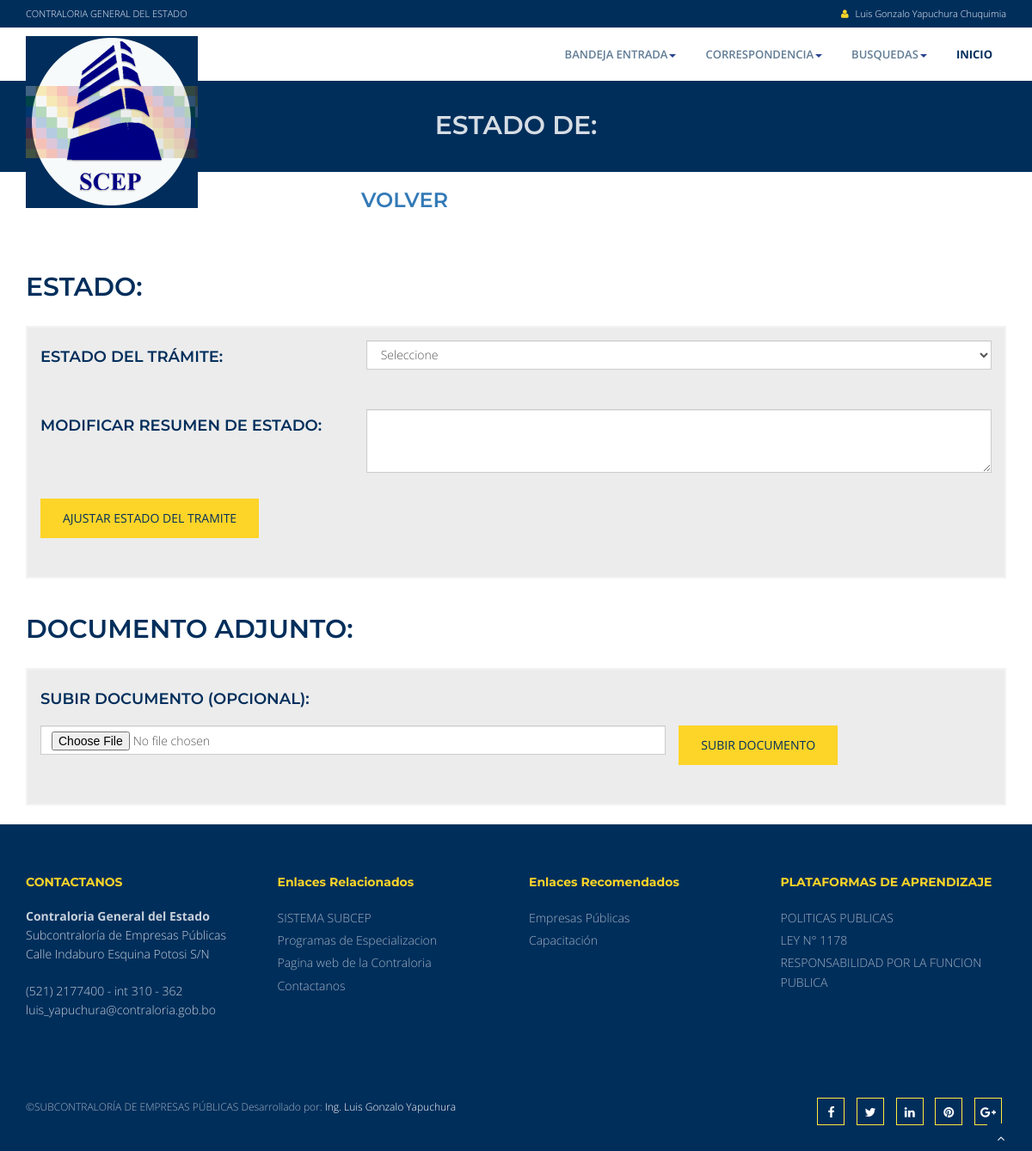
Screenshot of /ajusta_actualizacion_hr.php (signed in) with the database file from the repository.
### tables this page shows
CREATE TABLE `nombres` (
  `idnombre` int(11) NOT NULL,
  `paterno` varchar(45) NOT NULL,
  `materno` varchar(45) NOT NULL,
  `nombres` varchar(45) NOT NULL,
  `casada` varchar(45) DEFAULT NULL,
  `ci` varchar(45) NOT NULL,
  `exp` varchar(45) NOT NULL,
  `titulo` varchar(45) DEFAULT NULL,
  `iniciales` varchar(45) DEFAULT NULL
);

### ajusta_actualizacion_hr.php (the view, shortened to what this page needs)
<?php
$idnombre_ss  = $_SESSION['idnombre_ss'];
$idcorres_ss          = $_SESSION['idcorres_ss'];
$idbitacora_estado_ss = $_SESSION['idbitacora_estado_ss'];
$sql1 = " SELECT corres.idcorres, corres.gestion, corres.correlativo, corres.idusuario, corres.referencia, corres.procedencia, corres.no_control, ";
$sql1.= " corres.fecha_corres, corres.anexo, corres.codigo, corres.origen, documento_adj.documento_adj, corres.fecha_recib, corres.hora_recib ";
$sql1.= " FROM corres, documento_adj WHERE corres.iddocumento_adj=documento_adj.iddocumento_adj AND corres.idcorres='$idcorres_ss' ";
$result1 = mysqli_query($link,$sql1);
$row1 = mysqli_fetch_array($result1);
$sql_b =" SELECT bitacora_estado.idbitacora_estado, bitacora_estado.idcorres, bitacora_estado.correlativo, estado.estado, bitacora_estado.resumen, ";
$sql_b.=" bitacora_estado.codigo_doc, bitacora_estado.archivo_id, bitacora_estado.hash, bitacora_estado.idestado FROM bitacora_estado, estado WHERE idcorres='$idcorres_ss' ";
$sql_b.=" AND bitacora_estado.idestado=estado.idestado AND bitacora_estado.idbitacora_estado = '$idbitacora_estado_ss' ";
$result_b = mysqli_query($link,$sql_b);
$row_b = mysqli_fetch_array($result_b);
?>
<!DOCTYPE html>
<html lang="en">
<head>
<link href="css/bootstrap.min.css" rel="stylesheet" />
<link href="css/fancybox/jquery.fancybox.css" rel="stylesheet">
<link href="css/flexslider.css" rel="stylesheet" />
<link href="css/style.css" rel="stylesheet" />
	<link rel="stylesheet" href="css/dataTables.bootstrap.min.css">
</head>
<body>
<div id="wrapper">
<div class="topbar">
  <div class="container">
    <div class="row">
      <div class="col-md-12">
         <p class="pull-left hidden-xs">CONTRALORIA GENERAL DEL ESTADO</p>
        <p class="pull-right"><i class="fa fa-user"></i>
<?php
$sqlus =" SELECT nombres, paterno, materno FROM nombres WHERE idnombre='$idnombre_ss'";
$resultus = mysqli_query($link,$sqlus);
$rowus = mysqli_fetch_array($resultus);
?>
        <?php echo $rowus[0];?> <?php echo $rowus[1];?> <?php echo $rowus[2];?></p>
      </div>
    </div>
  </div>
</div>
	<header>
        <div class="navbar navbar-default navbar-static-top">
            <div class="container">
                <div class="navbar-header">
                  <a class="navbar-brand" href="intranet.php"><img src="img/logo.png" alt="logo"/></a>
                </div>
                <?php include("menu_corres.php");?>
            </div>
        </div>
	</header>
<section id="inner-headline">
	<div class="container">
		<div class="row">
			<div class="col-lg-12">
				<h2 class="pageTitle">ESTADO DE: <?php echo $row1[9];?></h2>
			</div>
		</div>
	</div>
</section>
<div class="container contenido">
<div class="row">
<div class="col-md-4"> </div>
    <div class="col-md-4">
        <a href="deriva_hoja_ruta_corres.php"><h3 class="text-primary">VOLVER</h3></a>
    </div>
</div>
<div class="row">
<div class="col-md-4">
<h2>Estado:</h2>
</div>
<div class="col-md-8">
</div>
</div>
<div class="box-area">
<div class="row">
<form method="post" action="guarda_ajuste_estado.php" >
    <div class="col-md-4"><h4>ESTADO DEL TRÁMITE:</h4></div>
      <div class="col-md-8">
      <select name="idestado"  id="idestado" class="form-control">
<option selected>Seleccione</option>
</select>
      </div>
    </div>
<div class="row">
<div class="col-md-4"><h4>MODIFICAR RESUMEN DE ESTADO:</h4></div>
<div class="col-md-8"><textarea class="form-control" rows="3" name="resumen"><?php echo $row_b[4];?></textarea></div>
</div>
<div class="row">
<div class="col-md-12">
  <button type="button" class="btn btn-primary" data-toggle="modal" data-target="#actualiza">
  AJUSTAR ESTADO DEL TRAMITE
</button>
</div>
</div>
</div>
<div class="row">
<div class="col-md-12">
<h2>DOCUMENTO ADJUNTO:</h2>
</div>
</div>
<?php
if ($row_b[6]=="") {
	?>
	<div class="box-area">
	<div class="row">
	<form method="post" action="sube_doc_ajustado.php" enctype="multipart/form-data">
	<div class="col-md-12"><h4>SUBIR DOCUMENTO (OPCIONAL):</h4></div>
	<div class="col-md-8"><input type="file" name="file" class="form-control"></div>
		<button type="button" class="btn btn-primary" data-toggle="modal" data-target="#sube_doc">
		SUBIR DOCUMENTO
		</button>
	</div>
</div>
	<?php
}
?>
 </div>
	<footer>
	<?php include("footer.php");?>
	</footer>
</div>
<a href="#" class="scrollup"><i class="fa fa-angle-up active"></i></a>
</body>
</html>

### css/style.css (style rules this page uses)
body { font-family:'Open Sans', Arial, sans-serif; font-weight:300; line-height:1.6em; color:#656565; font-size: 1.4em; }
h1,h2 { font-weight: 600; line-height:1.1em; color: #002e5b; font-family: 'Montserrat', sans-serif; margin-bottom: 20px; text-transform: uppercase; }
h3, h4, h5, h6 { line-height:1.1em; color: #002e5b; margin-bottom: 20px; font-family: 'Montserrat', sans-serif; font-weight: 600; }
input, button, select, textarea { border-radius: 0px !important; }
#wrapper { width:100%; margin:0; padding:0; }
.row,.row-fluid { margin-bottom:30px; }
.topbar { background-color: #002e5b; padding: 5px 0; font-size: 11px !important; }
.topbar .container .row { margin: 0; padding:0; }
.topbar .container .row .col-md-12 { padding:0; }
.topbar p { margin:0; display:inline-block; font-size: 11px; color: #f1f6ff; }
.topbar p > i { margin-right:5px; color: #fdd428; }
.topbar p:last-child { text-align:right; }
header .navbar { margin-bottom: 0; }
.navbar-default { border: none; }
.navbar-brand { color: #222; text-transform: uppercase; font-size: 24px; font-weight: 700; line-height: 1em; letter-spacing: -1px; margin-top: 10px; padding: 0 0 0 15px; }
.navbar-default .navbar-brand { color: #1891EC; }
header .navbar { min-height: 70px;padding: 18px 0;background: #ffffff; }
header .navbar { min-height: 62px; padding: 0; }
.pageTitle { color: #fff; margin: 30px 0 3px; display: inline-block; }
#inner-headline { background: #002e5b;position: relative;margin: 0;padding: 0; }
#inner-headline h2.pageTitle { color: rgba(255, 255, 255, 0.84); padding: 5px 0; display:block; text-transform: capitalize; text-align: center; }
.btn { text-align: center;color: #002e5b;padding: 12px 25px;border-radius: 0;background: #fdd428;border-color: #fdd428; }
footer { background: #002e5b; }
.box-area { padding: 15px;background: #ececec;margin-top: -21px;border: 2px solid #f3f3f3; }
footer { padding:50px 0 0 0; color:#f8f8f8; }
.scrollup { position:fixed; width:32px; height:32px; bottom:0px; right:20px; background: #002e5b; }
a.scrollup { outline:0; text-align: center; }
a.scrollup i { margin-top: 10px; color: #fff; }

### rows the page displays
nombres: nombres "Luis Gonzalo", paterno "Yapuchura", materno "Chuquimia"
